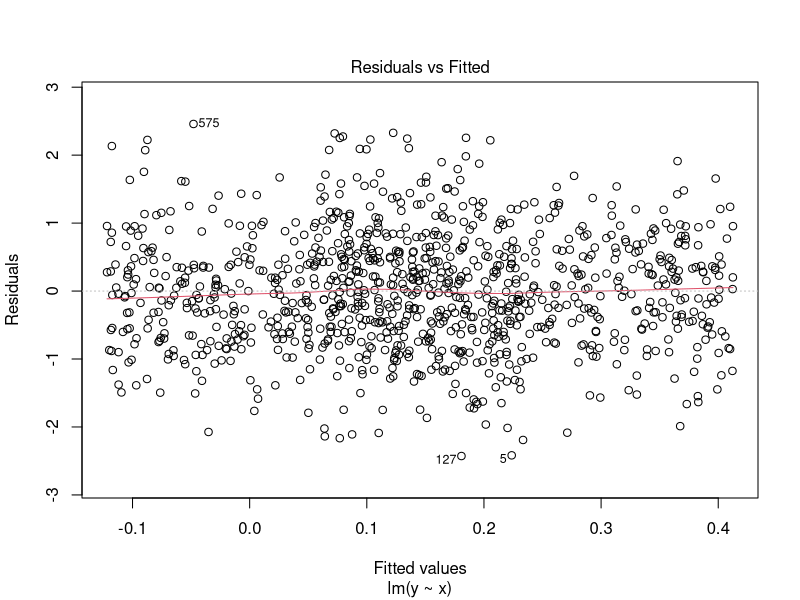
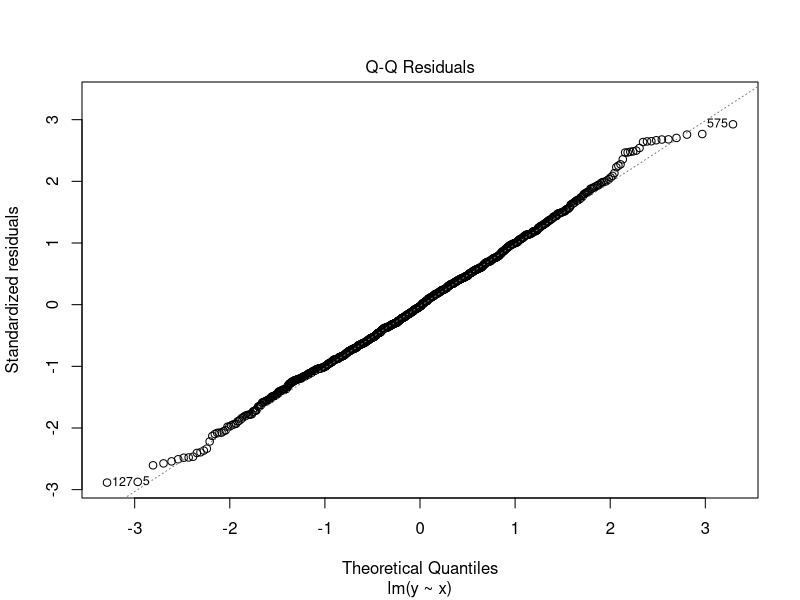
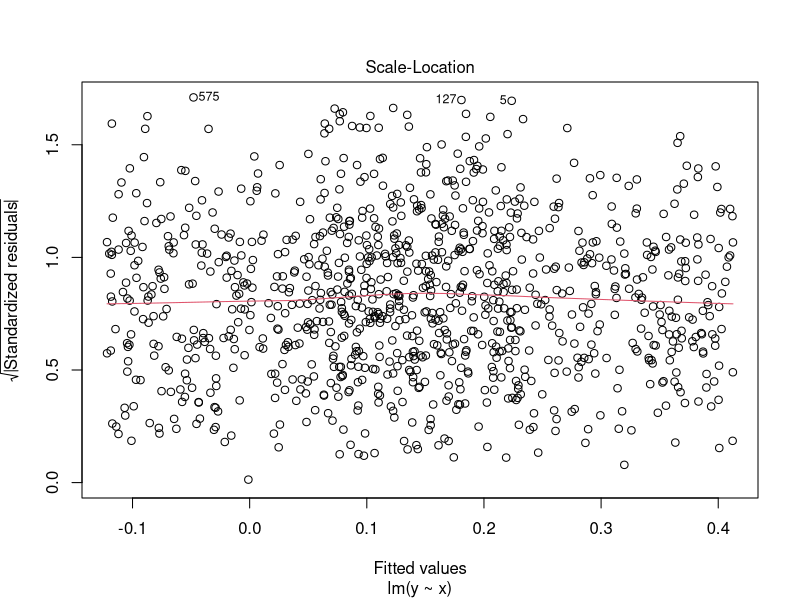
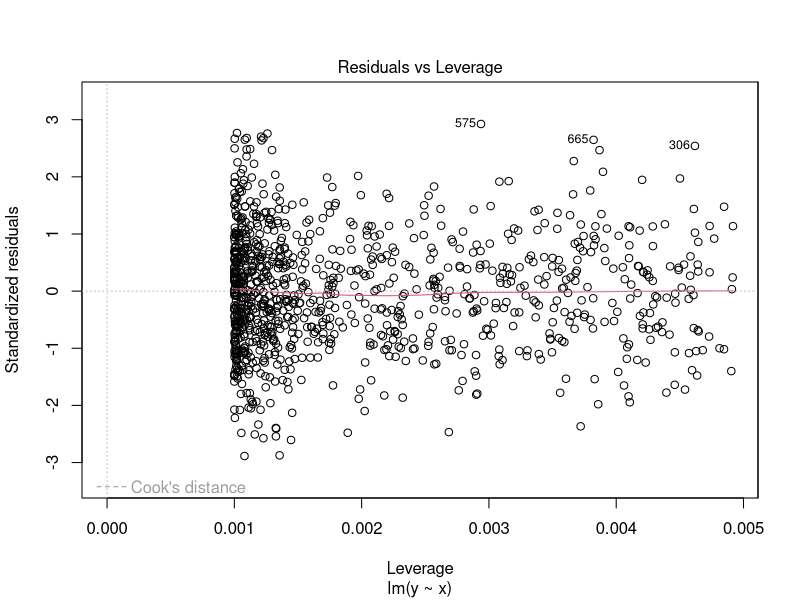

Write the R code that produced these figures, in order. (Note: this script raises an error after producing the figures.)
## ---- chunk 1
knitr::opts_chunk$set(echo = TRUE)
## ---- chunk 2
library(tidyverse)
library(scales)
library(effects)

## ---- chunk 3
set.seed(2021)
u = rbinom(n = 1000, size = 1, prob = 0.5)
x = u + runif (n = 1000, min = 0, max = 2)
y = -0.25*x + u + rnorm(n = 1000, sd = 0.75)

## ---- chunk 4
m = lm(y ~ x)
m1 = m
summary(m)

## ---- chunk 5
plot(m)
## ---- chunk 6
plot(allEffects(m))

## ---- chunk 7
m = lm(y ~ x + u)
m2 = m
summary(m)

## ---- chunk 8
plot(m)
## ---- chunk 9
plot(allEffects(m))
## ---- chunk 10
set.seed(2983)
D <- rnorm(1000)
U <- rnorm(1000)
M <- 0.6*D + 0.6*U + rnorm(1000)
Y <- 0.6*U + rnorm(1000)
lm(Y ~ D)
lm(Y ~ D + M)
